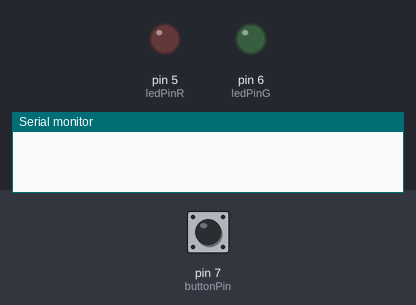
This sketch was run on a simulated Arduino Uno, built with avr-gcc and run on an emulated ATmega328P. On the bench: output pins drawn as LEDs (lit = HIGH), the last lines printed to the serial monitor. Dashed ring = blinking. Inputs (shaded band) come from the test bench; at power-on: pin 7 (buttonPin) HIGH.

Above: at 1.2 s.
1.3 s: pin 7 (buttonPin) pulled LOW for 1 s
At 3.4 s:
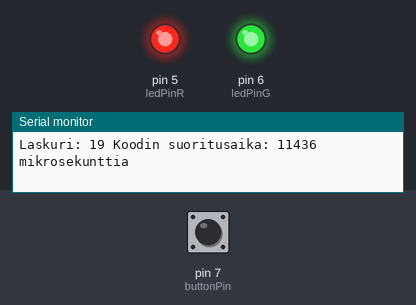
4.3 s: pin 7 (buttonPin) pulled LOW for 3.2 s
At 4.52 s:
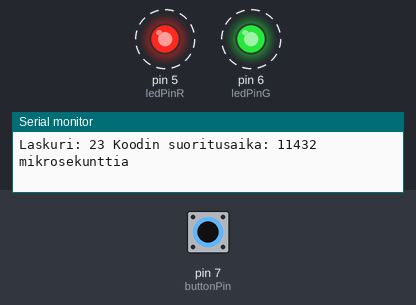
9.0 s: pin 7 (buttonPin) driven LOW
At 9.22 s:
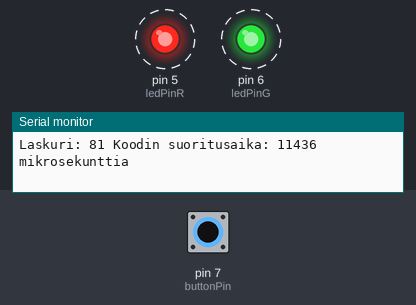
12.0 s: pin 7 (buttonPin) driven HIGH
At 12.0 s:
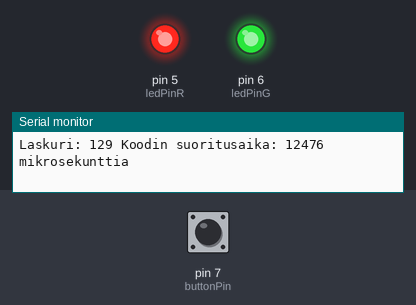
Timing chart, 0 to 14.5 s (numbered marks = the images above; inputs shaded):
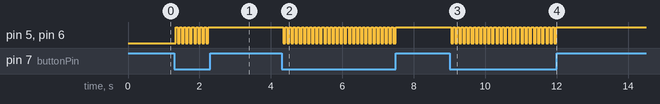

The sketch:

Painonapin_ja_ledien_testaus_sek__ajan_mittaus.ino
```cpp
// constants won't change. They're used here to set pin numbers:
const int buttonPin = 7; // the number of the pushbutton pin
const int ledPinR = 5; // the number of the RED LED pin
const int ledPinG = 6; // the number of the GREEN LED pin
// variables will change:
bool ledStateR = LOW;
bool ledStateG = LOW;
int counter = 0;
long int alku, loppu, aika; // 32-bittiset aikamuuttujat.
void setup() {
  pinMode(ledPinR, OUTPUT); // initialize the LED pin as an output
  pinMode(ledPinG, OUTPUT); // initialize the LED pin as an output
  pinMode(buttonPin, INPUT); // initialize the pushbutton pin as an input
  Serial.begin(9600);
}
void loop() {
// Pollausta keskeytyksen sijaan.
  if(digitalRead(buttonPin)== LOW){ //Jos luetun painonapin tila on LOW (arvo on 0). Se menee nollille painonappia painettaessa.
    alku = micros();  //Alku-aikamuuttujaan luetaan kellomuuttujan tieto micros. Eli kuinka monta sekuntia on kulunut virran päällepanosta.
    counter++; // kasvatetaan counter muuttujan arvoa yhdellä
    ledStateR =! ledStateR; // ledStateR muuttujan tila vaihdetaan päinvastaiseksi. Sammutetaan, jos palaa ja sytytetään, jos on sammuksissa.
    digitalWrite(ledPinR, ledStateR); // ledPinR muuttujan arvoksi kirjoitetaan ledStateR muuttujan arvo
    //delay(200); // odotetaan 200 ms ja tehdään vihreälle ledille samat jutut
    ledStateG =! ledStateG; // ledStateG muuttujan tila vaihdetaan päinvastaiseksi. Sammutetaan, jos palaa ja sytytetään, jos on sammuksissa.
    digitalWrite(ledPinG, ledStateG);
    Serial.print("Laskuri: "); // tulostetaan monitoriin vakioteksti
    Serial.print(counter); // tulostetaan monitoriin muuttujan counter arvo
    //delay(200);
    loppu = micros();
    Serial.print(" Koodin suoritusaika: ");
    Serial.print(loppu-alku);
    Serial.println(" mikrosekunttia");
  }
}
```

Measured:
- after the input at 1.3 s, pin 5 (ledPinR), pin 6 (ledPinG): alternates HIGH for 0.06 s and LOW for 0.06 s, 17 changes in all, then stays HIGH, starting at once
- after the input at 4.3 s, pin 5 (ledPinR), pin 6 (ledPinG): alternates HIGH for 0.06 s and LOW for 0.06 s, 56 changes in all, then stays HIGH, starting at once
- after the input at 9.0 s, pin 5 (ledPinR), pin 6 (ledPinG): alternates HIGH for 0.06 s and LOW for 0.06 s, starting at once
- after the input at 12.0 s, pin 5 (ledPinR), pin 6 (ledPinG): stops changing and stays HIGH
